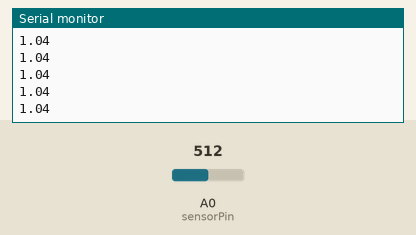
A sketch run on a simulated Arduino Uno, built with avr-gcc and run on an emulated ATmega328P. On the bench: the last lines printed to the serial monitor. The inputs (shaded band) are chosen by the test bench; at power-on: A0 (sensorPin) = 512.

Above: at 1.2 s.
1.3 s: A0 (sensorPin) set to 716
At 1.68 s:
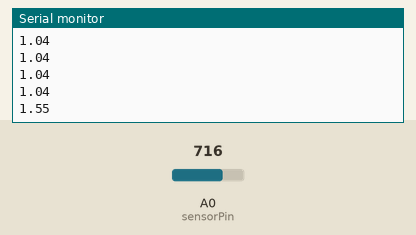
2.8 s: A0 (sensorPin) set to 900
At 2.94 s:
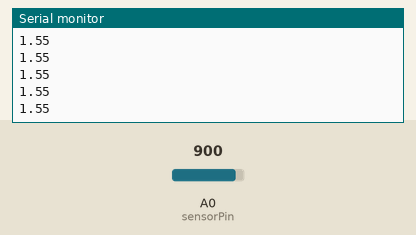
Timing chart, 0 to 5.8 s (numbered marks = the images above; inputs shaded):
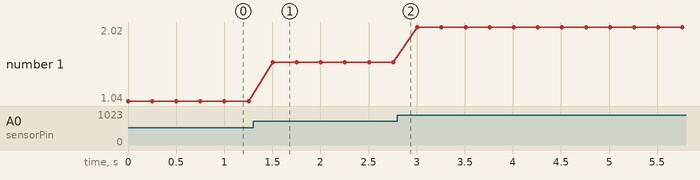

Measured:
- after the input at 1.3 s, the serial monitor: prints a new line after 0.20 s (image 1)
- plotted number 1: 1.04 → 1.55 after the input at 1.3 s, 1.55 → 2.02 after the input at 2.8 s

The sketch:

Transducer.ino
```cpp
/*
  Pressure Transducer Reading

  This sketch reads an analog signal from a pressure transducer
  and converts it to PSI based on the calibration values:
  - 0.5V = 0 PSI
  - 4.5V = 30 PSI

  The PSI value is printed to the Serial Monitor.
*/

// Constants
const int sensorPin = A0;      // Analog pin where pressure transducer is connected
const float voltageMin = 0.5;  // Voltage at 0 PSI (0.5V)
const float voltageMax = 4.5;  // Voltage at max PSI (4.5V)
const float psiMin = 0.0;      // Minimum PSI reading (0 PSI)
const float psiMax = 30.0;     // Maximum PSI reading (30 PSI)

// Variables
float sensorValue = 0;  // Value read from the sensor
float voltage = 0;      // Voltage calculated from sensor reading
float psi = 0;  // Calculated PSI value
float bar = 0;

void setup() {
  // Initialize serial communication at 9600 bps
  Serial.begin(9600);
  //  Serial.println("Pressure Transducer Reading");
  //  Serial.println("---------------------------");
  //  Serial.println("Calibration: 0.5V = 0 PSI, 4.5V = 30 PSI");
  //  Serial.println();
}

void loop() {
  // Read the analog value from sensor
  sensorValue = analogRead(sensorPin);

  // Convert analog reading (0-1023) to voltage (0-5V)
  voltage = sensorValue * (5.0 / 1023.0);

  // Convert voltage to PSI using linear mapping
  if (voltage <= voltageMin) {
    psi = psiMin;
  } else if (voltage >= voltageMax) {
    psi = psiMax;
  } else {
    // Map voltage to PSI using the voltage and PSI ranges
    psi = psiMin + (psiMax - psiMin) * ((voltage - voltageMin) / (voltageMax - voltageMin));
    bar = psi * 0.0689476;
  }

  // Print the results
  // Serial.print("Sensor Reading: ");
  // Serial.print(sensorValue);
  // Serial.print("\tVoltage: ");
  // Serial.print(voltage, 2);  // 2 decimal places
  // Serial.print("V\tPressure: ");
  // Serial.print(psi, 2);  // 2 decimal places
  // Serial.println(" PSI");
  Serial.println(bar, 2);
  // Serial.println(" Bar");

  // Wait a bit before taking the next reading
  delay(250);
}
```
